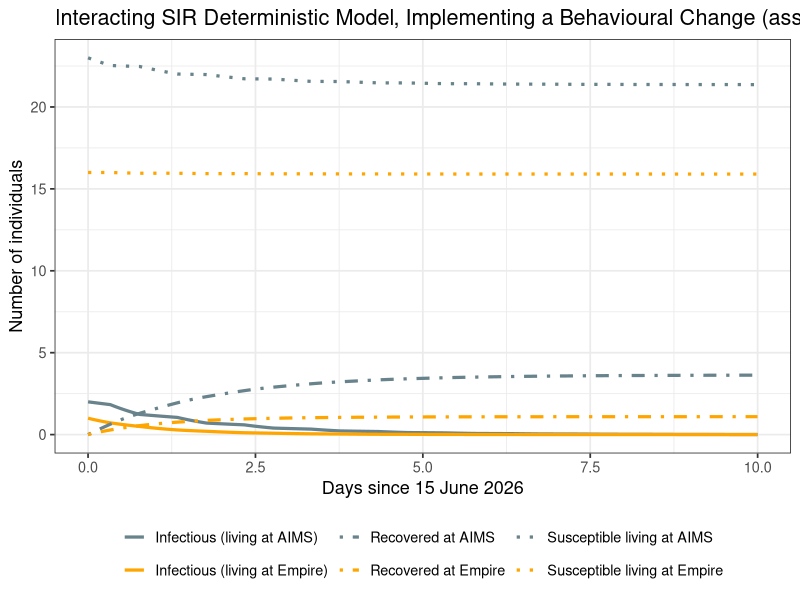
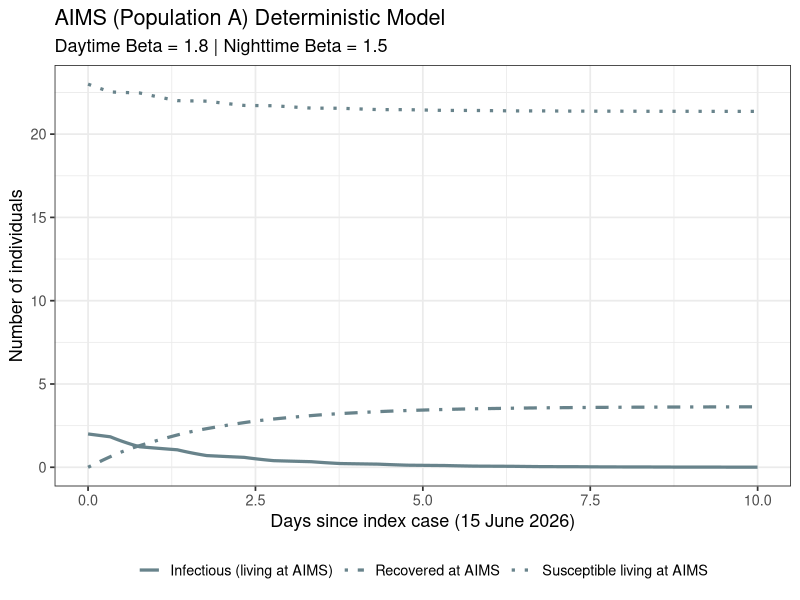
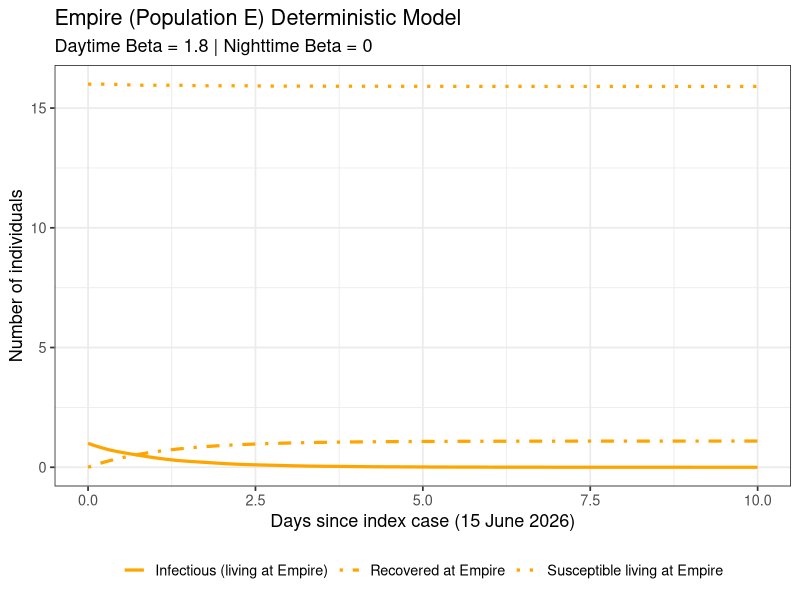

Source code (R) for these figures, in order:
library(deSolve)
library(ggplot2)
library(ellipse)
library(tidyr)
library(chron)

data <- read.csv("MMF-Final+Locations+Doctors.csv", stringsAsFactors = FALSE)


data$Date     <- as.Date(data$Date, format = "%d/%m/%Y")
data$DateTime <- as.POSIXct(paste(data$Date, data$Time),
                            format = "%Y-%m-%d %H:%M:%S")
data$Day      <- as.numeric(data$Date - min(data$Date))

# Location == 1 → IE (Empire), Location == 0 → IA (AIMS)
data$Status <- ifelse(data$Location == 1, "IE", "IA")

betaMixprior <- 1.8
betaNightEprior <- 0
betaNightAprior <-1.5

index_cases <- data[data$Infected.by == "Started", ]
I0_IE <- sum(data$Location == 1 & data$Infected.by == "Started") 
I0_IA <- sum(data$Location == 0 & data$Infected.by == "Started")
#I0_IA <- sum(as.integer(index_case$Location == 0))
N0  <- 42
N_A <- 25 
N_E <- 17
S0_E <- N_E - I0_IE
S0_A <- N_A - I0_IA

pop.ssiirr <- c(
  SE  = S0_E,
  SA = S0_A,
  IA = I0_IA,
  IE = I0_IE,
  RA  = 0,
  RE = 0
)

cat("\nInitial conditions:\n")
print(pop.ssiirr)

# Update your values vector to include all constants needed by the function
values <- c(
  gammaA          = 1,
  gammaE          = 1,
  N0              = 42,
  N_A             = 25,
  N_E             = 17,
  betaMixprior    = betaMixprior,
  betaNightAprior = betaNightAprior,
  betaNightEprior = betaNightEprior
)

ssiirr <- function(t, y, parms) {
  with(as.list(c(y, parms)), {
    
    # Time-of-day logic
    day_fraction <- t %% 1
    is_daytime   <- (day_fraction >= 0.3328) & (day_fraction <= 0.77071)
    
    p_day   <- 0.85
    p_night <- 0.30
    
    # Calculate transmission reduction factors based on the joint probabilities
    factor_day   <- 0.03*p_day^2   + 0.21*p_day*(1-p_day)     + (1-p_day)^2
    factor_night <- 0.03*p_night^2 + 0.21*p_night*(1-p_night) + (1-p_night)^2
   
    # Apply factors to your transmission coefficients
    beta_M  <- ifelse(is_daytime, betaMixprior * factor_day, 0)
    beta_NA <- ifelse(is_daytime, 0, betaNightAprior * factor_night)
    beta_NE <- ifelse(is_daytime, 0, betaNightEprior * factor_night)
    # Force of infection (per house)
    inf_mix <- beta_M * (IA + IE) / N0
    inf_NA   <- beta_NA * IA / N_A
    inf_NE   <- beta_NE * IE / N_E
    
    # Derivatives
    dSAdt <- -(inf_mix + inf_NA) * SA
    dSEdt <- -(inf_mix + inf_NE) * SE
    
    dIAdt <- (inf_mix + inf_NA) * SA - gammaA * IA
    dIEdt <- (inf_mix + inf_NE) * SE - gammaE * IE
    
    dRAdt <- gammaA * IA 
    dREdt <- gammaE * IE 
    
    # CRITICAL FIX: The order here now perfectly matches pop.ssiirr
    # SE, SA, IA, IE, RA, RE
    return(list(c(dSEdt, dSAdt, dIAdt, dIEdt, dRAdt, dREdt)))
  })
}

# 3. Run the model
time.out <- seq(0, 10, by = 0.02083)

ts.ssiirr <- data.frame(lsoda(
  y     = pop.ssiirr,
  times = time.out,
  func  = ssiirr,
  parms = values
))

pop_colours <- c(
  SA = "lightblue4", IA = "lightblue4", RA = "lightblue4",  # AIMS
  SE = "orange", IE = "orange", RE = "orange" # Empire
)

pop_labels <- c(
  SA = "Susceptible living at AIMS",
  SE = "Susceptible living at Empire",
  IA = "Infectious (living at AIMS)",
  IE = "Infectious (living at Empire)",
  RA = "Recovered at AIMS", 
  RE = "Recovered at Empire"
)

state_linetypes <- c(
  SA = "dotted",    SE = "dotted",
  IA = "solid",     IE = "solid",
  RA = "dotdash",   RE = "dotdash"
)

# ==============================================================================
# 1. Combined Plot (All Compartments)
# ==============================================================================
ts_long <- pivot_longer(ts.ssiirr,
                        cols      = c("SA","SE", "IA", "IE", "RA", "RE"),
                        names_to  = "Compartment",
                        values_to = "Count")

ggplot(ts_long, aes(x = time, y = Count, colour = Compartment, linetype = Compartment)) +
  geom_line(linewidth = 1.1) +
  scale_colour_manual(values = pop_colours, labels = pop_labels) +
  scale_linetype_manual(values = state_linetypes, labels = pop_labels) +
  xlab("Days since 15 June 2026") +
  ylab("Number of individuals") +
  ggtitle("Interacting SIR Deterministic Model, Implementing a Behavioural Change (assumed beta = 1.8)",) +
  theme_bw(base_size = 13) +
  theme(legend.position = "bottom", legend.title = element_blank())


# ==============================================================================
# 2. AIMS Plot (Population A)
# ==============================================================================
ts_long_A <- pivot_longer(ts.ssiirr,
                          cols      = c("SA", "IA", "RA"),
                          names_to  = "Compartment",
                          values_to = "Count")

ggplot(ts_long_A, aes(x = time, y = Count, colour = Compartment, linetype = Compartment)) +
  geom_line(linewidth = 1.1) +
  scale_colour_manual(values = pop_colours, labels = pop_labels) +
  scale_linetype_manual(values = state_linetypes, labels = pop_labels) +
  xlab("Days since index case (15 June 2026)") +
  ylab("Number of individuals") +
  ggtitle("AIMS (Population A) Deterministic Model",
          subtitle = paste0("Daytime Beta = ", betaMixprior, " | Nighttime Beta = ", betaNightAprior)) +
  theme_bw(base_size = 13) +
  theme(legend.position = "bottom", legend.title = element_blank())


# ==============================================================================
# 3. Empire Plot (Population E)
# ==============================================================================
ts_long_E <- pivot_longer(ts.ssiirr,
                          cols      = c("SE", "IE", "RE"),
                          names_to  = "Compartment",
                          values_to = "Count")

ggplot(ts_long_E, aes(x = time, y = Count, colour = Compartment, linetype = Compartment)) +
  geom_line(linewidth = 1.1) +
  scale_colour_manual(values = pop_colours, labels = pop_labels) +
  scale_linetype_manual(values = state_linetypes, labels = pop_labels) +
  xlab("Days since index case (15 June 2026)") +
  ylab("Number of individuals") +
  ggtitle("Empire (Population E) Deterministic Model",
          subtitle = paste0("Daytime Beta = ", betaMixprior, " | Nighttime Beta = ", betaNightEprior)) +
  theme_bw(base_size = 13) +
  theme(legend.position = "bottom", legend.title = element_blank())
